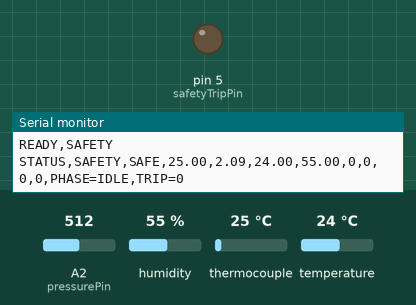
A sketch run on a simulated Arduino Uno, built with avr-gcc and run on an emulated ATmega328P. Parts: output pins drawn as LEDs (lit = HIGH), the last lines printed to the serial monitor. Inputs (shaded band) come from the test bench; at power-on: thermocouple 25 °C, A2 (pressurePin) = 512, humidity 55 %, temperature 24 °C.

Above: at 1.7 s.
1.8 s: thermocouple set to 147 °C
3.3 s: thermocouple set to 155 °C
At 4.7 s:
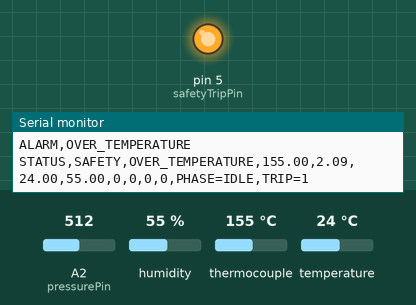
Timing chart, 0 to 6.3 s (numbered marks = the images above; inputs shaded):
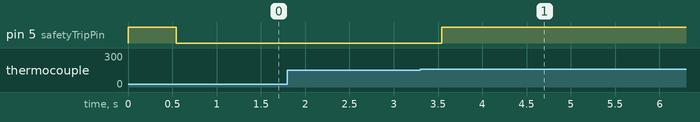

The sketch:

safety_arduino.ino
```cpp
#include <max6675.h>
#include <Wire.h>
#include <Adafruit_SHT31.h>

const char CONTROLLER_ID[]="SAFETY";
const int thermoDO=9,thermoCS=7,thermoCLK=3;
MAX6675 thermocouple(thermoCLK,thermoCS,thermoDO);
Adafruit_SHT31 sht30=Adafruit_SHT31();
const int pressurePin=A2,safetyTripPin=5;
float maxTemp=150.0,maxRH=30.0,pressureLimit=0.0;
unsigned long rhTripMs=300000UL,sensorLossMs=15000UL,pressureTripMs=300000UL;
float processTemp=NAN,inletTemp=NAN,inletRH=NAN,pressurePSIG=0;
bool shtOK=false,emergency=false;
enum Phase{PHASE_IDLE,PHASE_ADSORB,PHASE_EVACUATION,PHASE_DESORB}; Phase currentPhase=PHASE_IDLE;
bool maxValidEver=false,shtValidEver=false;
bool maxLoss=false,shtLoss=false,rhHigh=false,pressureHigh=false;
unsigned long maxLossStart=0,shtLossStart=0,rhStart=0,pressureStart=0,lastRead=0,lastStatus=0;
enum Reason{NONE,OVER_TEMP,HIGH_RH,MAX_LOST,SHT_LOST,HIGH_PRESSURE}; Reason reason=NONE;
char cmdBuf[60];byte cmdIdx=0;

void setup(){Serial.begin(115200);pinMode(safetyTripPin,OUTPUT);digitalWrite(safetyTripPin,HIGH);pinMode(pressurePin,INPUT);Wire.begin();shtOK=sht30.begin(0x44);unsigned long n=millis();maxLoss=true;shtLoss=true;maxLossStart=n;shtLossStart=n;delay(500);updateSensors();Serial.println(F("READY,SAFETY"));}
void loop(){readPi();updateSensors();checkSafety();updateTrip();if(millis()-lastStatus>=1000){lastStatus=millis();sendStatus();}}
void updateSensors(){if(lastRead&&millis()-lastRead<500)return;lastRead=millis();processTemp=thermocouple.readCelsius();updatePressure();if(!shtOK)shtOK=sht30.begin(0x44);if(shtOK){inletTemp=sht30.readTemperature();inletRH=sht30.readHumidity();if(isnan(inletRH))shtOK=false;}else{inletTemp=NAN;inletRH=NAN;}}
void updatePressure(){unsigned long t=0;for(int i=0;i<10;i++)t+=analogRead(pressurePin);float raw=t/10.0f;float v=raw*(5.0/1023.0);pressurePSIG=-14.7+((v-1.0)/4.0)*44.7;}
void checkSafety(){unsigned long now=millis();
  if(!isnan(processTemp)){maxValidEver=true;maxLoss=false;}else{if(!maxLoss){maxLoss=true;maxLossStart=now;}if(now-maxLossStart>=sensorLossMs&&!emergency)trip(MAX_LOST);}
  if(!isnan(inletRH)){shtValidEver=true;shtLoss=false;}else{if(!shtLoss){shtLoss=true;shtLossStart=now;}if(now-shtLossStart>=sensorLossMs&&!emergency)trip(SHT_LOST);}
  if(emergency)return;
  if(!isnan(processTemp)&&processTemp>maxTemp){trip(OVER_TEMP);return;}
  // Humidity trip only during ADSORPTION. Leaving Adsorption resets the timer.
  if(currentPhase==PHASE_ADSORB && !isnan(inletRH) && inletRH>maxRH){
    if(!rhHigh){rhHigh=true;rhStart=now;}
    if(now-rhStart>=rhTripMs){trip(HIGH_RH);return;}
  }else{rhHigh=false;rhStart=0;}
  // Pressure trip only during DESORPTION. Leaving Desorption resets the timer.
  if(currentPhase==PHASE_DESORB && pressurePSIG>=pressureLimit){
    if(!pressureHigh){pressureHigh=true;pressureStart=now;}
    if(now-pressureStart>=pressureTripMs){trip(HIGH_PRESSURE);return;}
  }else{pressureHigh=false;pressureStart=0;}
}
void trip(Reason r){emergency=true;reason=r;digitalWrite(safetyTripPin,HIGH);Serial.print(F("ALARM,"));Serial.println(reasonText());}
void updateTrip(){if(emergency||!maxValidEver||!shtValidEver)digitalWrite(safetyTripPin,HIGH);else digitalWrite(safetyTripPin,LOW);}
const char* reasonText(){switch(reason){case OVER_TEMP:return "OVER_TEMPERATURE";case HIGH_RH:return "HIGH_HUMIDITY";case MAX_LOST:return "MAX6675_SIGNAL_LOST";case SHT_LOST:return "SHT30_SIGNAL_LOST";case HIGH_PRESSURE:return "HIGH_PRESSURE_DESORB";default:return "NONE";}}
void resetError(){if(isnan(processTemp)){Serial.println(F("ERROR,MAX6675_NOT_REPORTING"));return;}if(isnan(inletRH)){Serial.println(F("ERROR,SHT30_NOT_REPORTING"));return;}if(processTemp>maxTemp){Serial.println(F("ERROR,TEMPERATURE_STILL_HIGH"));return;}if(currentPhase==PHASE_ADSORB&&inletRH>maxRH){Serial.println(F("ERROR,HUMIDITY_STILL_HIGH"));return;}if(currentPhase==PHASE_DESORB&&pressurePSIG>=pressureLimit){Serial.println(F("ERROR,PRESSURE_STILL_HIGH"));return;}emergency=false;reason=NONE;rhHigh=pressureHigh=maxLoss=shtLoss=false;maxValidEver=shtValidEver=true;digitalWrite(safetyTripPin,LOW);Serial.println(F("OK,SAFETY_RESET"));}
void readPi(){while(Serial.available()){char c=Serial.read();if(c=='\n'){cmdBuf[cmdIdx]=0;processCmd(cmdBuf);cmdIdx=0;}else if(c!='\r'&&cmdIdx<59)cmdBuf[cmdIdx++]=c;}}
void sendConfig(){Serial.print(F("CONFIG,SAFETY,"));Serial.print(maxTemp,2);Serial.print(',');Serial.print(maxRH,2);Serial.print(',');Serial.print(rhTripMs/1000UL);Serial.print(',');Serial.print(pressureLimit,2);Serial.print(',');Serial.print(pressureTripMs/1000UL);Serial.print(',');Serial.println(sensorLossMs/1000UL);}
void setSafety(char *data){
  char *a=strtok(data,",");char *b=strtok(NULL,",");char *c=strtok(NULL,",");char *d=strtok(NULL,",");char *e=strtok(NULL,",");char *f=strtok(NULL,",");char *extra=strtok(NULL,",");
  if(!a||!b||!c||!d||!e||!f||extra){Serial.println(F("ERROR,BAD_SAFETY_FORMAT"));return;}
  float nt=atof(a),nrh=atof(b),np=atof(d);unsigned long nrhs=strtoul(c,NULL,10),nps=strtoul(e,NULL,10),nloss=strtoul(f,NULL,10);
  if(nt<=0||nrh<0||nrh>100||nrhs==0||nps==0||nloss==0){Serial.println(F("ERROR,BAD_SAFETY_VALUE"));return;}
  maxTemp=nt;maxRH=nrh;rhTripMs=nrhs*1000UL;pressureLimit=np;pressureTripMs=nps*1000UL;sensorLossMs=nloss*1000UL;
  rhHigh=false;pressureHigh=false;rhStart=pressureStart=0;Serial.println(F("OK,SAFETY_SETTINGS"));sendConfig();
}
void processCmd(char*c){if(!strcmp(c,"IDENTIFY")){Serial.println(F("ID,SAFETY"));return;}if(!strcmp(c,"GET_STATUS")){sendStatus();return;}if(!strcmp(c,"GET_CONFIG")){sendConfig();return;}if(!strncmp(c,"SET_SAFETY,",11)){setSafety(c+11);return;}if(!strcmp(c,"RESET_ERROR")){resetError();return;}if(!strcmp(c,"PHASE,ADSORB")){currentPhase=PHASE_ADSORB;rhHigh=false;rhStart=0;pressureHigh=false;pressureStart=0;Serial.println(F("OK,PHASE,ADSORB"));return;}if(!strcmp(c,"PHASE,EVACUATION")){currentPhase=PHASE_EVACUATION;rhHigh=false;rhStart=0;pressureHigh=false;pressureStart=0;Serial.println(F("OK,PHASE,EVACUATION"));return;}if(!strcmp(c,"PHASE,DESORB")){currentPhase=PHASE_DESORB;rhHigh=false;rhStart=0;pressureHigh=false;pressureStart=0;Serial.println(F("OK,PHASE,DESORB"));return;}if(!strcmp(c,"PHASE,IDLE")){currentPhase=PHASE_IDLE;rhHigh=false;rhStart=0;pressureHigh=false;pressureStart=0;Serial.println(F("OK,PHASE,IDLE"));return;}Serial.println(F("ERROR,UNKNOWN_COMMAND"));}
void sendStatus(){Serial.print(F("STATUS,SAFETY,"));if(emergency)Serial.print(reasonText());else if(!maxValidEver||!shtValidEver)Serial.print(F("NOT_READY"));else Serial.print(F("SAFE"));Serial.print(',');if(isnan(processTemp))Serial.print(F("ERR"));else Serial.print(processTemp,2);Serial.print(',');Serial.print(pressurePSIG,2);Serial.print(',');if(isnan(inletTemp))Serial.print(F("ERR"));else Serial.print(inletTemp,2);Serial.print(',');if(isnan(inletRH))Serial.print(F("ERR"));else Serial.print(inletRH,2);Serial.print(',');Serial.print(rhHigh?(millis()-rhStart)/1000UL:0);Serial.print(',');Serial.print(maxLoss?(millis()-maxLossStart)/1000UL:0);Serial.print(',');Serial.print(shtLoss?(millis()-shtLossStart)/1000UL:0);Serial.print(',');Serial.print(pressureHigh?(millis()-pressureStart)/1000UL:0);Serial.print(F(",PHASE="));Serial.print(phaseText());Serial.print(F(",TRIP="));Serial.println(digitalRead(safetyTripPin));}

const char* phaseText(){switch(currentPhase){case PHASE_ADSORB:return "ADSORB";case PHASE_EVACUATION:return "EVACUATION";case PHASE_DESORB:return "DESORB";default:return "IDLE";}}
```

Measured:
- the behaviour switches between 150 and 151 °C on thermocouple (found by bisection; images 0 and 1)
- after the input at 3.3 s, pin 5 (safetyTripPin): LOW → HIGH after 0.24 s
